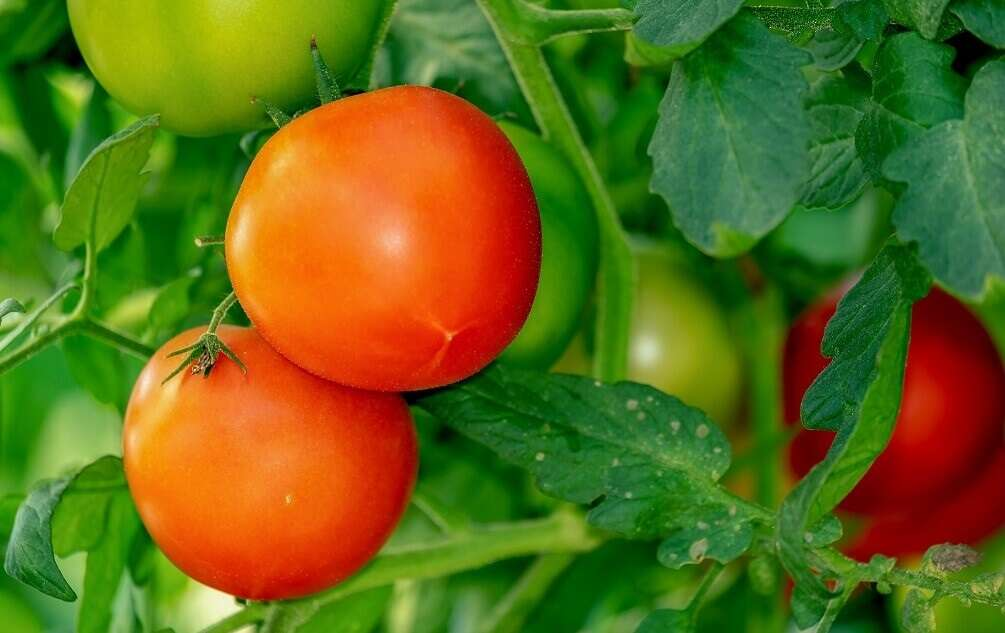
#> input picture Tomates.jpg, 1005 x 633 px, given in place of futbol.mp4, which was not available
$ python rgb_ball.py
#> lines starting #> are read from the running program, lines starting #| are printed output that depends on the picture; after the words box and inside, x2 and y2 are one past the last pixel; in counts of white or black regions, pixels touching at a corner belong together; pictures that were not available may be replaced by others from this repository, and a replacement may not be noted
import cv2
import numpy as np

# Iniciar la captura de video
cap = cv2.VideoCapture('futbol.mp4')

# Inicializar el contador de frames
frame_count = 0

while True:
    # Leer el siguiente cuadro del video
    ret, frame = cap.read()
#> frame is the input picture: shape (633, 1005, 3); mean B, G, R 24.2, 106.2, 96.5

    if not ret:
        break  # Si no hay más cuadros, salir del bucle

    # Incrementar el contador de frames
    frame_count += 1

    # Obtener la altura y ancho del cuadro
    height, width, _ = frame.shape
#> height = 633; width = 1005

    # Crear una máscara del mismo tamaño que el cuadro original
    mask = np.zeros((height, width), dtype=np.uint8)

    # Recorrer todos los píxeles del cuadro y cambiar su color
    for y in range(50, height):
        for x in range(width):
            pixel = frame[y, x]
            if pixel[2] <= 190 and pixel[2] >= 100 and pixel[1] <= 201 and pixel[1] >= 158 and pixel[0] <= 82 and pixel[0] >= 34:
                mask[y, x] = 255  # Establecer píxeles correspondientes al blob como blanco
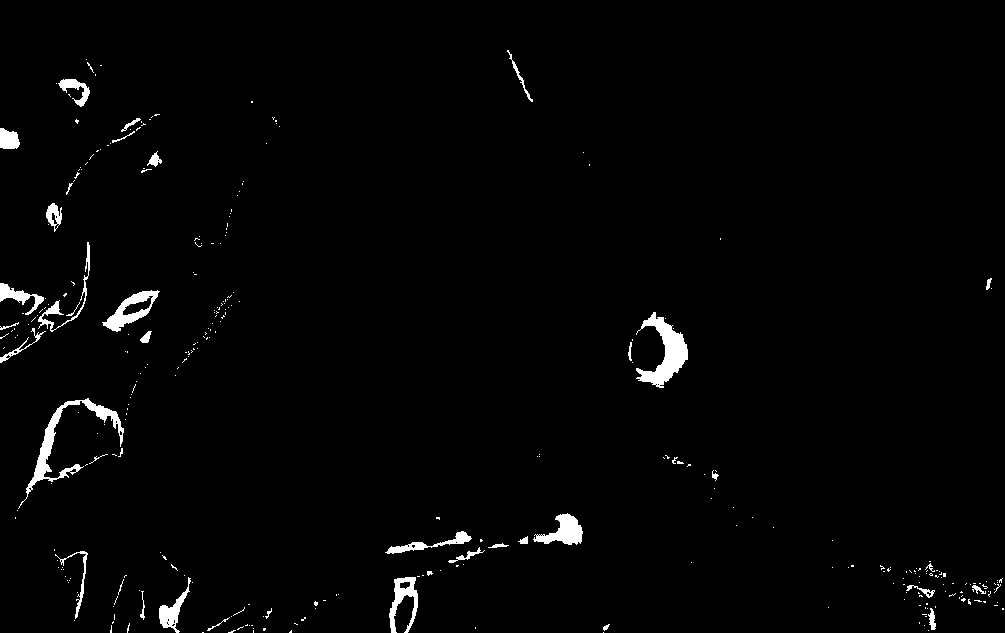
#> mask: shape (633, 1005); 1.8% white; 323 white regions (284 under 20 px), largest, box (x1, y1, x2, y2) and area: (636, 312, 688, 388) 1620, (18, 398, 124, 509) 1520, (102, 290, 160, 332) 855

    # Aplicar operaciones morfológicas (cierre y dilatación) a la máscara
    kernel = np.ones((10, 10), np.uint8)
    mask = cv2.morphologyEx(mask, cv2.MORPH_CLOSE, kernel)
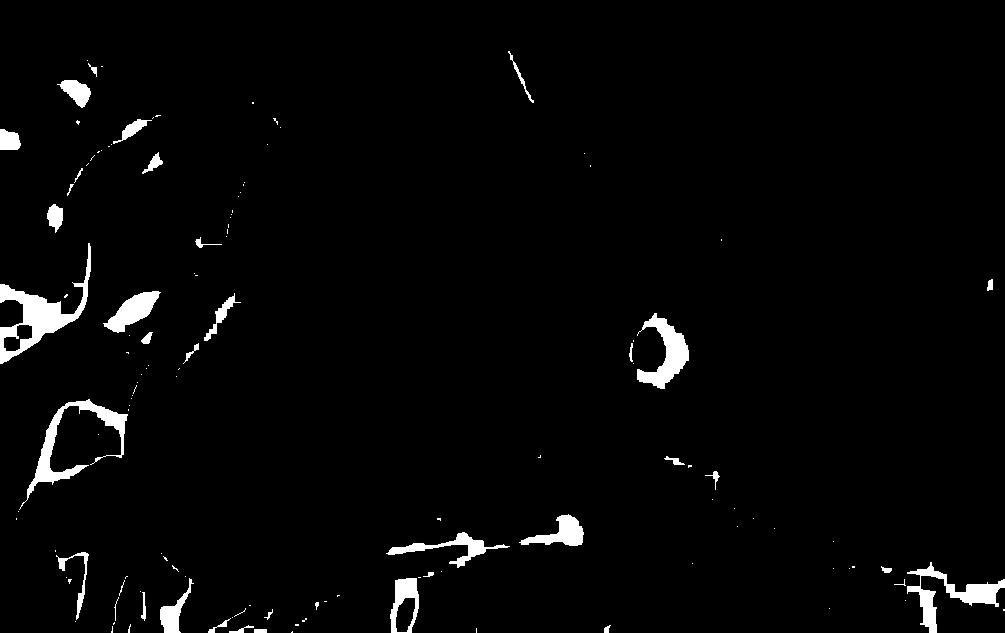
#> mask: shape (633, 1005); 2.6% white; 128 white regions (90 under 20 px), largest, box (x1, y1, x2, y2) and area: (0, 243, 91, 364) 2740, (19, 399, 128, 510) 2015, (907, 562, 1005, 633) 1788
    mask = cv2.dilate(mask, kernel, iterations=1)
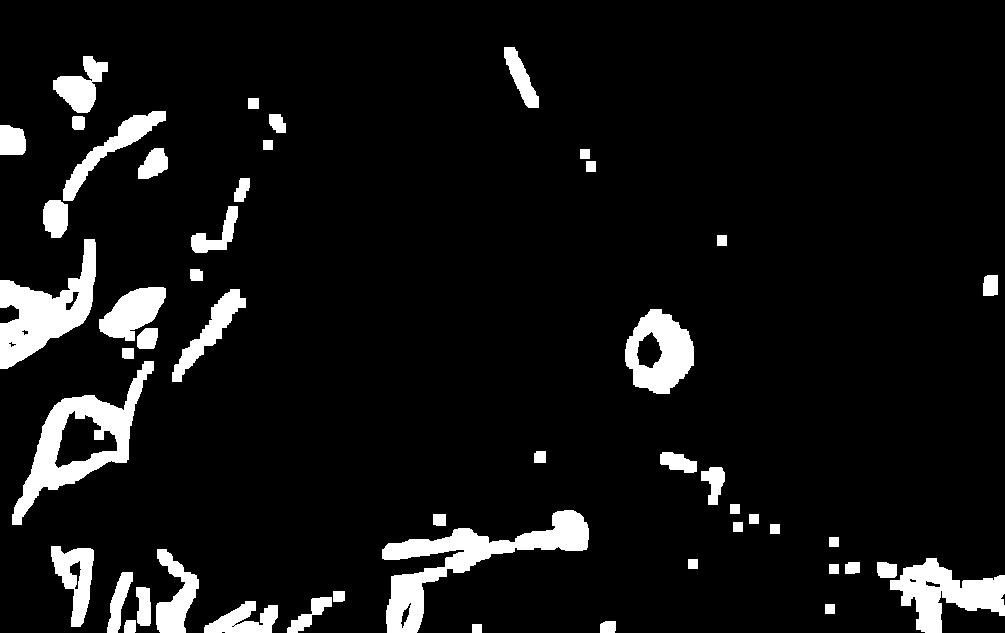
#> mask: shape (633, 1005); 7.9% white; 50 white regions

    # Encontrar el contorno del blob
    contours, _ = cv2.findContours(mask, cv2.RETR_EXTERNAL, cv2.CHAIN_APPROX_SIMPLE)
#> contours = 50 contours; largest, box (x1, y1, x2, y2) and area: (12, 361, 154, 525) 7714, (382, 510, 589, 633) 6696, (0, 239, 96, 369) 5448, (890, 558, 1005, 633) 4131, (625, 309, 694, 394) 4102

    # Dibujar un círculo alrededor del contorno del blob en el cuadro original
    for contour in contours:
        ((x, y), radius) = cv2.minEnclosingCircle(contour)
        center = (int(x), int(y))
        radius = int(radius)
        cv2.circle(frame, center, radius, (0, 0, 255), 2)
#> this loop made 50 passes
#> (x, y, radius, center) on passes 2, 3, 5, 6, 7, 8, 9, 11, 12, 14, 15, 16: (607.5, 626.5, 9, (607, 626)), (129.5, 626, 8, (129, 626)), (240.5, 618.5, 38, (240, 618)), (309, 614.5, 28, (309, 614)), (338.5, 596, 7, (338, 596)), (142.5, 606, 20, (142, 606)), (119.5, 602, 32, (119, 602)), (886.5, 568.5, 11, (886, 568)), (852, 567.5, 8, (852, 567)), (947.8, 595, 59, (947, 595)), (171, 590.5, 43, (171, 590)), (68.77, 584.8, 42, (68, 584))
#> (contour, x, y, radius, center) on passes 1, 4, 10, 13, 17, 18: ([[472, 624], [472, 632], [481, 632], [481, 624]], 476.5, 628, 6, (476, 628)), ([[825, 604], [825, 613], [834, 613], [834, 604]], 829.5, 608.5, 6, (829, 608)), ([[829, 564], [829, 573], [838, 573], [838, 564]], 833.5, 568.5, 6, (833, 568)), ([[688, 559], [688, 568], [697, 568], [697, 559]], 692.5, 563.5, 6, (692, 563)), ([[829, 537], [829, 546], [838, 546], [838, 537]], 833.5, 541.5, 6, (833, 541)), ([[770, 524], [770, 533], [779, 533], [779, 524]], 774.5, 528.5, 6, (774, 528))
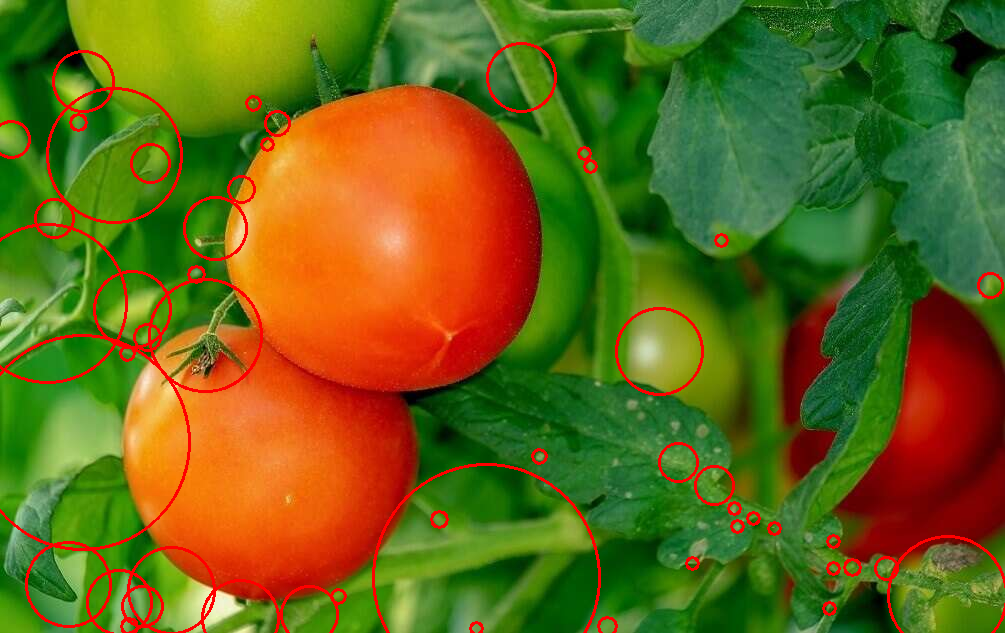
#> frame: shape (633, 1005, 3); 2.94% of pixels changed, all inside (x1, y1, x2, y2) = (0, 42, 1005, 633)

    # Mostrar el cuadro resultante
    cv2.imshow('Video', frame)

    # Detener la ejecución del bucle si se presiona la tecla 'q'
    if cv2.waitKey(1) & 0xFF == ord('q'):
#> (key q is pressed here)
        break

# Liberar la captura de video y cerrar todas las ventanas
cap.release()
cv2.destroyAllWindows()
